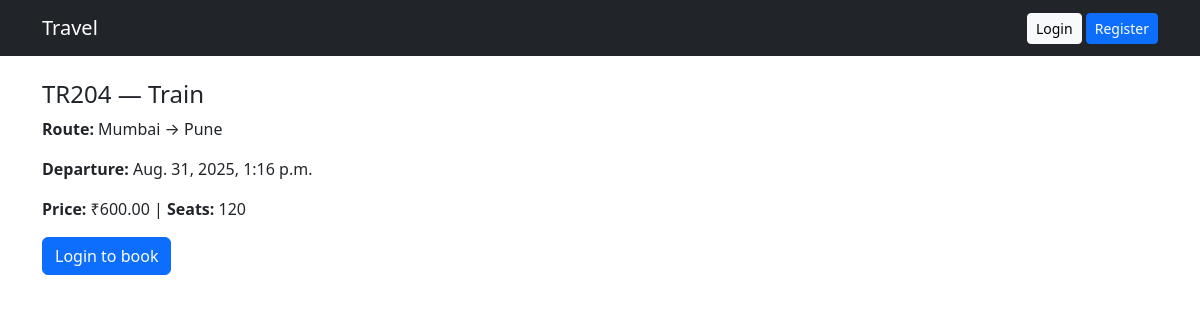
The app's page /travel/2/ with its own data.
### travel/models.py (models this page shows, shortened)
class TravelOption(models.Model):
    class Type(models.TextChoices):
        FLIGHT="FLIGHT","Flight"; TRAIN="TRAIN","Train"; BUS="BUS","Bus"
    travel_id = models.CharField(max_length=20, unique=True)
    type = models.CharField(max_length=10, choices=Type.choices)
    source = models.CharField(max_length=100)
    destination = models.CharField(max_length=100)
    departure = models.DateTimeField()
    price = models.DecimalField(max_digits=10, decimal_places=2)
    available_seats = models.PositiveIntegerField(default=0)

### travel/views.py (the view)
# urls.py: path("<int:pk>/", views.travel_detail, name="detail"),
def travel_detail(request, pk):
    item = get_object_or_404(TravelOption, pk=pk)
    return render(request, "travel/detail.html", {"item": item})

### templates/travel/detail.html
{% extends "base.html" %}{% block content %}
<h4>{{ item.travel_id }} — {{ item.get_type_display }}</h4>
<p><strong>Route:</strong> {{ item.source }} → {{ item.destination }}</p>
<p><strong>Departure:</strong> {{ item.departure }}</p>
<p><strong>Price:</strong> ₹{{ item.price }} | <strong>Seats:</strong> {{ item.available_seats }}</p>
{% if user.is_authenticated %}
  <a class="btn btn-primary" href="{% url 'travel:book' item.pk %}">Book</a>
{% else %}
  <a class="btn btn-primary" href="{% url 'login' %}?next={% url 'travel:detail' item.pk %}">Login to book</a>
{% endif %}
{% endblock %}

### records on screen
TravelOption: travel_id "TR204", type "Train", source "Mumbai", destination "Pune", departure "Aug. 31, 2025, 1:16 p.m.", price "600.00", available_seats "120"
